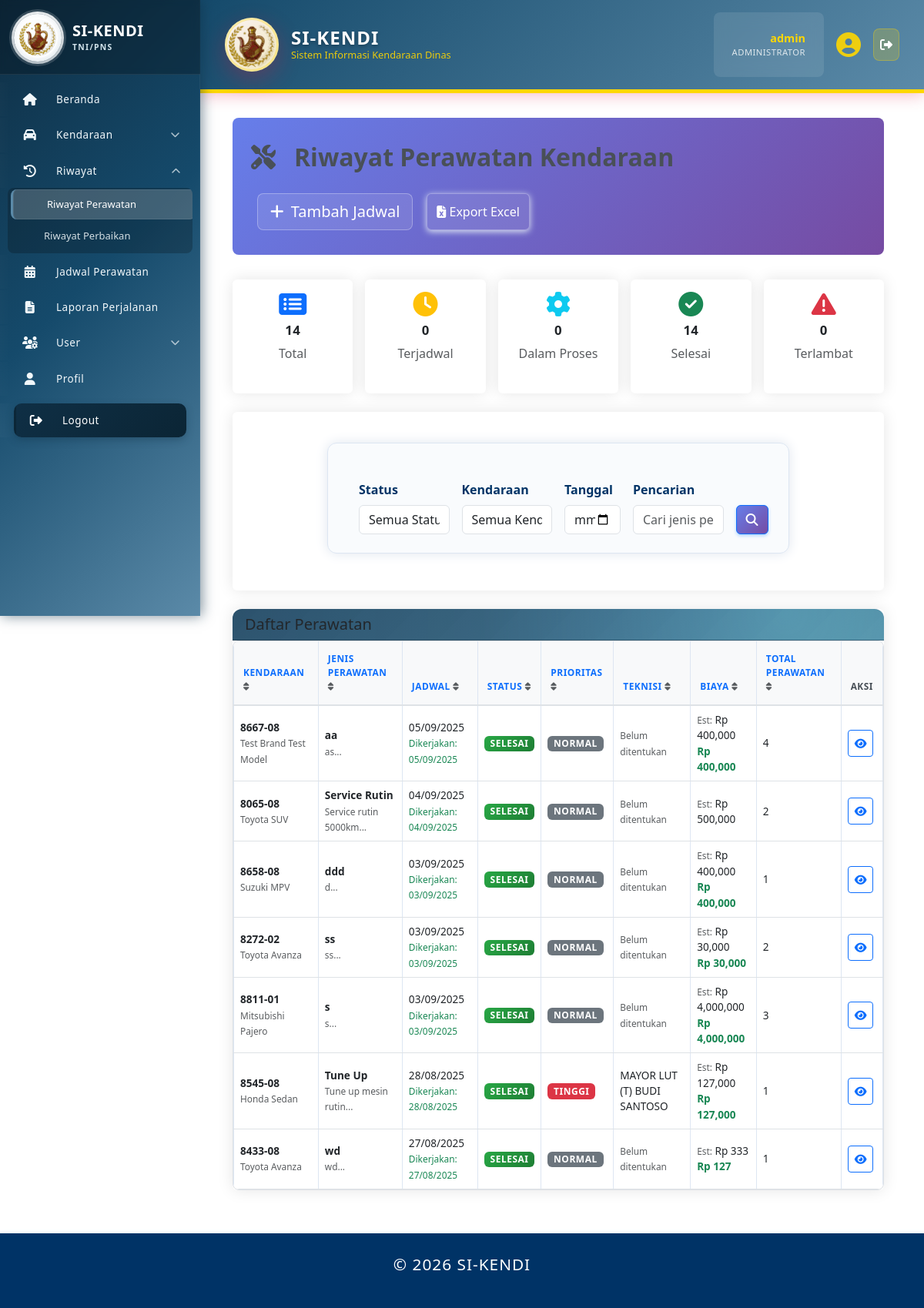
Page /index.php?page=riwayat_perawatan (signed in) on the committed database.
### tables this page shows
CREATE TABLE `jadwal_perawatan` (
  `id` int(11) NOT NULL,
  `kendaraan_id` int(11) NOT NULL,
  `jenis_perawatan` varchar(100) NOT NULL,
  `deskripsi` text DEFAULT NULL,
  `bengkel` varchar(50) DEFAULT NULL COMMENT 'Nama bengkel atau lokasi perawatan',
  `tanggal_perawatan` date DEFAULT NULL,
  `km_kembali` int(11) DEFAULT NULL,
  `km_saat_perawatan` int(11) DEFAULT NULL,
  `estimasi_biaya` decimal(15,2) DEFAULT NULL COMMENT 'Estimasi biaya perawatan',
  `status` enum('Terjadwal','Dalam Proses','Selesai','Terlewat','Dibatalkan','Ditunda') DEFAULT 'Terjadwal',
  `prioritas` varchar(30) DEFAULT NULL COMMENT 'Tingkat prioritas: Normal, Tinggi, Urgent',
  `reminder_sent` tinyint(1) DEFAULT 0,
  `tanggal_selesai` date DEFAULT NULL,
  `biaya_aktual` decimal(15,2) DEFAULT NULL COMMENT 'Biaya aktual yang dikeluarkan untuk perawatan',
  `keterangan` text DEFAULT NULL,
  `created_at` timestamp NOT NULL DEFAULT current_timestamp(),
  `updated_at` timestamp NOT NULL DEFAULT current_timestamp() ON UPDATE current_timestamp(),
  `created_by` int(11) DEFAULT NULL,
  `updated_by` int(11) DEFAULT NULL,
  `teknisi_id` int(11) DEFAULT NULL COMMENT 'ID pengguna yang bertindak sebagai teknisi'
);

CREATE TABLE `kendaraan` (
  `id` int(11) NOT NULL,
  `no_polisi` varchar(20) NOT NULL,
  `no_rangka` varchar(50) NOT NULL,
  `no_mesin` varchar(50) NOT NULL,
  `merk` varchar(50) NOT NULL,
  `tipe` varchar(50) DEFAULT NULL,
  `tahun_pembuatan` year(4) DEFAULT NULL,
  `warna` varchar(30) DEFAULT NULL,
  `jenis` enum('Roda 2','Roda 4','Truk','Bus','Lainnya') DEFAULT 'Roda 4',
  `bahan_bakar` enum('Bensin','Solar','Listrik','Hybrid') DEFAULT 'Bensin',
  `no_reg` varchar(30) DEFAULT NULL,
  `no_stnk` varchar(30) DEFAULT NULL,
  `no_bpkb` varchar(30) DEFAULT NULL,
  `tanggal_berlaku_stnk` date DEFAULT NULL,
  `pemilik_stnk` varchar(100) DEFAULT NULL,
  `status_kepemilikan` enum('Satker','Pinjam Pakai') DEFAULT 'Satker',
  `satker` varchar(50) NOT NULL,
  `kode_barang` varchar(50) DEFAULT NULL,
  `kondisi` enum('Baik','Rusak Ringan','Rusak Berat') DEFAULT 'Baik',
  `status_kendaraan` enum('Operasional','Perbaikan','Rusak','Tidak Aktif') DEFAULT 'Operasional',
  `status_peminjaman` enum('Tersedia','Dipinjam','Maintenance','Rusak') DEFAULT 'Tersedia',
  `tanggal_servis_terakhir` date DEFAULT NULL,
  `last_service_km` int(11) DEFAULT NULL,
  `odometer` int(11) DEFAULT 0,
  `foto` varchar(255) DEFAULT NULL,
  `catatan` text DEFAULT NULL,
  `created_at` timestamp NOT NULL DEFAULT current_timestamp(),
  `updated_at` timestamp NOT NULL DEFAULT current_timestamp() ON UPDATE current_timestamp()
);

CREATE TABLE `pengguna` (
  `id` int(11) NOT NULL,
  `nrp_nip` varchar(30) DEFAULT NULL,
  `nama_lengkap` varchar(100) NOT NULL,
  `pangkat` varchar(50) DEFAULT NULL,
  `jabatan` varchar(100) DEFAULT NULL,
  `satuan_pns` varchar(200) DEFAULT NULL,
  `no_hp` varchar(20) DEFAULT NULL,
  `email` varchar(100) DEFAULT NULL,
  `alamat` text DEFAULT NULL,
  `status_pegawai` enum('Aktif','Pensiun','Mutasi','Non-Aktif') NOT NULL DEFAULT 'Aktif',
  `status_aktif` enum('Aktif','Tidak Aktif') NOT NULL DEFAULT 'Aktif',
  `jenis_personel` enum('TNI','PNS') DEFAULT NULL,
  `matra` varchar(100) DEFAULT NULL,
  `korps` varchar(100) DEFAULT NULL,
  `kesatuan` varchar(200) DEFAULT NULL,
  `created_at` timestamp NOT NULL DEFAULT current_timestamp(),
  `updated_at` timestamp NOT NULL DEFAULT current_timestamp() ON UPDATE current_timestamp()
);

### pages/riwayat_perawatan.php (the view, shortened to what the rows shown need)
<?php
require_once 'includes/auth.php';
$action = $_GET['action'] ?? 'list';
$where_jp = [];
$params_jp = [];
$types_jp = '';
$where_k = [];
$params_k = [];
$types_k = '';
$where_jp_sql = !empty($where_jp) ? ' AND ' . implode(' AND ', $where_jp) : '';
$where_k_sql = !empty($where_k) ? ' AND ' . implode(' AND ', $where_k) : '';
$page = max(1, (int)($_GET['page_num'] ?? 1));
$limit = 10;
$offset = ($page - 1) * $limit;
$sort = strtolower(trim($_GET['sort'] ?? ''));
$dir = strtolower(trim($_GET['dir'] ?? 'desc'));
$dir = in_array($dir, ['asc', 'desc'], true) ? $dir : 'desc';
$inner_sql = "SELECT MAX(jp1.id) as id FROM jadwal_perawatan jp1 WHERE 1=1 " . $where_jp_sql . " GROUP BY jp1.kendaraan_id";
$order_by = 'jp.tanggal_perawatan DESC';
$sql = "SELECT jp.*, k.no_reg, k.merk, k.tipe, t.nama_lengkap as teknisi_nama,
           CASE
               WHEN jp.status = 'Terjadwal' AND jp.tanggal_perawatan < CURDATE() THEN 'Terlambat'
               ELSE jp.status
           END as status_display,
           COALESCE(jp.biaya_aktual, jp.estimasi_biaya, 0) AS biaya_sort,
           COALESCE(agg.total_perawatan, 0) AS total_perawatan
    FROM jadwal_perawatan jp
    JOIN kendaraan k ON jp.kendaraan_id = k.id
    LEFT JOIN pengguna t ON jp.teknisi_id = t.id
    LEFT JOIN (
        SELECT kendaraan_id, COUNT(*) AS total_perawatan
        FROM jadwal_perawatan
        GROUP BY kendaraan_id
    ) agg ON agg.kendaraan_id = jp.kendaraan_id
    WHERE jp.id IN (" . $inner_sql . ")" . $where_k_sql . "
    ORDER BY $order_by
    LIMIT ? OFFSET ?";
$stmt = $mysqli->prepare($sql);
$bind_params = array_merge($params_jp, $params_k, [$limit, $offset]);
$bind_types = $types_jp . $types_k . 'ii';
if (!empty($bind_params)) {
    $stmt->bind_param($bind_types, ...$bind_params);
}
$stmt->execute();
$perawatan_result = $stmt->get_result();
$vehicle_history = [];
function getStatusBadge($status) {
    $badges = [
        'Terjadwal' => 'warning',
        'Dalam Proses' => 'info',
        'Selesai' => 'success',
        'Ditunda' => 'secondary',
        'Terlambat' => 'danger'
    ];
    return $badges[$status] ?? 'secondary';
}
function getPriorityBadge($priority) {
    $badges = [
        'Tinggi' => 'danger',
        'Sedang' => 'warning',
        'Rendah' => 'info'
    ];
    return $badges[$priority] ?? 'secondary';
}
function sort_link($label, $key, $currentSort, $currentDir) {
    $params = $_GET;
    $isActive = ($currentSort === $key);
    $nextDir = ($isActive && strtolower($currentDir) === 'asc') ? 'desc' : 'asc';
    $params['sort'] = $key;
    $params['dir'] = $nextDir;
    $params['page'] = 'riwayat_perawatan';
    $query = http_build_query($params);
    $icon = '';
    if ($isActive) {
        $icon = strtolower($currentDir) === 'asc' ? ' <i class="fas fa-sort-up"></i>' : ' <i class="fas fa-sort-down"></i>';
    } else {
        $icon = ' <i class="fas fa-sort text-muted"></i>';
    }
    return '<a href="?' . htmlspecialchars($query) . '" class="text-decoration-none">' . htmlspecialchars($label) . $icon . '</a>';
}
?>
<div class="page-header">
            <h1><i class="fas fa-tools me-2"></i>Riwayat Perawatan Kendaraan</h1>
</div>
<div class="card">
    <div class="card-body p-0">
        <?php if ($action === 'view' && !empty($vehicle_history)): ?>
            <?php
            $backParams = $_GET;
            unset($backParams['action'], $backParams['id']);
            $backParams['page'] = 'riwayat_perawatan';
            $backUrl = '?' . http_build_query($backParams);
            ?>
            <div class="d-flex justify-content-between align-items-center px-3 py-2 border-bottom">
                <a href="<?= htmlspecialchars($backUrl) ?>" class="btn btn-outline-secondary">
                    <i class="fas fa-arrow-left me-1"></i> Kembali
                </a>
            </div>
            <div class="table-responsive">
                <table class="table table-hover mb-0" id="perawatanTable">
                    <thead class="table-light">
                        <tr>
                            <th>Tanggal</th>
                            <th>Jenis Perawatan</th>
                            <th>Deskripsi</th>
                            <th>Status</th>
                            <th>Teknisi</th>
                            <th>Biaya</th>
                        </tr>
                    </thead>
                    <tbody>
                        <?php foreach ($vehicle_history as $hist): ?>
                            <tr>
                                <td><?= date('d/m/Y', strtotime($hist['tanggal_perawatan'])) ?></td>
                                <td><?= htmlspecialchars($hist['jenis_perawatan']) ?></td>
                                <td><?= nl2br(htmlspecialchars(substr($hist['deskripsi'], 0, 100))) ?></td>
                                <td><span class="badge bg-<?= getStatusBadge($hist['status']) ?>"><?= htmlspecialchars($hist['status']) ?></span></td>
                                <td><?= htmlspecialchars($hist['teknisi_nama'] ?? $hist['nama_lengkap'] ?? '-') ?></td>
                                <td>
                                    <small class="text-muted">Est:</small> Rp <?= number_format($hist['estimasi_biaya'] ?: 0) ?>
                                    <?php if ($hist['biaya_aktual']): ?>
                                        <br><strong class="text-success">Act: Rp <?= number_format($hist['biaya_aktual']) ?></strong>
                                    <?php endif; ?>
                                </td>
                            </tr>
                        <?php endforeach; ?>
                    </tbody>
                </table>
            </div>
        <?php elseif ($perawatan_result->num_rows > 0): ?>
            <div class="table-responsive">
                <table class="table table-hover mb-0" id="perawatanTable">
                    <thead class="table-light">
                        <tr>
                            <th><?= sort_link('Kendaraan','kendaraan', $sort, $dir) ?></th>
                            <th><?= sort_link('Jenis Perawatan','jenis', $sort, $dir) ?></th>
                            <th><?= sort_link('Jadwal','jadwal', $sort, $dir) ?></th>
                            <th><?= sort_link('Status','status', $sort, $dir) ?></th>
                            <th><?= sort_link('Prioritas','prioritas', $sort, $dir) ?></th>
                            <th><?= sort_link('Teknisi','teknisi', $sort, $dir) ?></th>
                            <th><?= sort_link('Biaya','biaya', $sort, $dir) ?></th>
                            <th><?= sort_link('Total Perawatan','total', $sort, $dir) ?></th>
                            <th>Aksi</th>
                        </tr>
                    </thead>
                    <tbody>
                        <?php while ($row = $perawatan_result->fetch_assoc()): ?>
                            <tr>
                                <td>
                                    <strong><?= htmlspecialchars($row['no_reg']) ?></strong>
                                    <br><small class="text-muted"><?= htmlspecialchars($row['merk'] . ' ' . $row['tipe']) ?></small>
                                </td>
                                <td>
                                    <strong><?= htmlspecialchars($row['jenis_perawatan']) ?></strong>
                                    <?php if ($row['deskripsi']): ?>
                                        <br><small class="text-muted"><?= htmlspecialchars(substr($row['deskripsi'], 0, 50)) ?>...</small>
                                    <?php endif; ?>
                                </td>
                                <td>
                                    <?= date('d/m/Y', strtotime($row['tanggal_perawatan'])) ?>
                                    <?php if ($row['tanggal_perawatan']): ?>
                                        <br><small class="text-success">Dikerjakan: <?= date('d/m/Y', strtotime($row['tanggal_perawatan'])) ?></small>
                                    <?php endif; ?>
                                </td>
                                <td>
                                    <span class="badge bg-<?= getStatusBadge($row['status_display']) ?>">
                                        <?= $row['status_display'] ?>
                                    </span>
                                </td>
                                <td>
                                    <?php if ($row['prioritas']): ?>
                                        <span class="badge bg-<?= getPriorityBadge($row['prioritas']) ?>">
                                            <?= $row['prioritas'] ?>
                                        </span>
                                    <?php endif; ?>
                                </td>
                                <td>
                                    <?= $row['teknisi_nama'] ? htmlspecialchars($row['teknisi_nama']) : '<small class="text-muted">Belum ditentukan</small>' ?>
                                </td>
                                <td>
                                    <small class="text-muted">Est:</small> Rp <?= number_format($row['estimasi_biaya'] ?: 0) ?>
                                    <?php if ($row['biaya_aktual']): ?>
                                        <br><strong class="text-success">Rp <?= number_format($row['biaya_aktual']) ?></strong>
                                    <?php endif; ?>
                                </td>
                                <td>
                                    <?= (int)($row['total_perawatan'] ?? 0) ?>
                                </td>
                                <td>
                                    <div class="btn-group btn-group-sm">
                                        <button class="btn btn-outline-primary" onclick="viewDetail(<?= $row['kendaraan_id'] ?>)" title="Lihat Riwayat">
                                            <i class="fas fa-eye"></i>
                                        </button>
                                    </div>
                                </td>
                            </tr>
                        <?php endwhile; ?>
                    </tbody>
                </table>
            </div>
        <?php endif; ?>
    </div>
</div>

### rows in the picture
jadwal_perawatan: kendaraan.no_reg "8667-08", kendaraan.tipe "Test Brand Test Model", jenis_perawatan "aa", deskripsi "as", tanggal_perawatan "05/09/2025", status_display "SELESAI", prioritas "NORMAL", shows "Belum ditentukan", estimasi_biaya "400,000", biaya_aktual "400,000", total_perawatan "4"
jadwal_perawatan: kendaraan.no_reg "8065-08", kendaraan.tipe "Toyota SUV", jenis_perawatan "Service Rutin", deskripsi "Service rutin 5000km", tanggal_perawatan "04/09/2025", status_display "SELESAI", prioritas "NORMAL", shows "Belum ditentukan", estimasi_biaya "500,000", total_perawatan "2"
jadwal_perawatan: kendaraan.no_reg "8658-08", kendaraan.tipe "Suzuki MPV", jenis_perawatan "ddd", deskripsi "d", tanggal_perawatan "03/09/2025", status_display "SELESAI", prioritas "NORMAL", shows "Belum ditentukan", estimasi_biaya "400,000", biaya_aktual "400,000", total_perawatan "1"
jadwal_perawatan: kendaraan.no_reg "8272-02", kendaraan.tipe "Toyota Avanza", jenis_perawatan "ss", deskripsi "ss", tanggal_perawatan "03/09/2025", status_display "SELESAI", prioritas "NORMAL", shows "Belum ditentukan", estimasi_biaya "30,000", biaya_aktual "30,000", total_perawatan "2"
jadwal_perawatan: kendaraan.no_reg "8811-01", kendaraan.tipe "Mitsubishi Pajero", jenis_perawatan "s", deskripsi "s", tanggal_perawatan "03/09/2025", status_display "SELESAI", prioritas "NORMAL", shows "Belum ditentukan", estimasi_biaya "4,000,000", biaya_aktual "4,000,000", total_perawatan "3"
jadwal_perawatan: kendaraan.no_reg "8545-08", kendaraan.tipe "Honda Sedan", jenis_perawatan "Tune Up", deskripsi "Tune up mesin rutin", tanggal_perawatan "28/08/2025", status_display "SELESAI", prioritas "TINGGI", teknisi.nama_lengkap "MAYOR LUT (T) BUDI SANTOSO", estimasi_biaya "127,000", biaya_aktual "127,000", total_perawatan "1"
jadwal_perawatan: kendaraan.no_reg "8433-08", kendaraan.tipe "Toyota Avanza", jenis_perawatan "wd", deskripsi "wd", tanggal_perawatan "27/08/2025", status_display "SELESAI", prioritas "NORMAL", shows "Belum ditentukan", estimasi_biaya "333", biaya_aktual "127", total_perawatan "1"

### other values in the picture
isset($_SESSION['username']) ? $_SESSION['username'] : '' "admin"
$stats['total'] "14"
$stats['terjadwal'] "0"
$stats['proses'] "0"
$stats['selesai'] "14"
$stats['terlambat'] "0"
$label "KENDARAAN JENIS PERAWATAN JADWAL STATUS PRIORITAS TEKNISI BIAYA TOTAL PERAWATAN"
